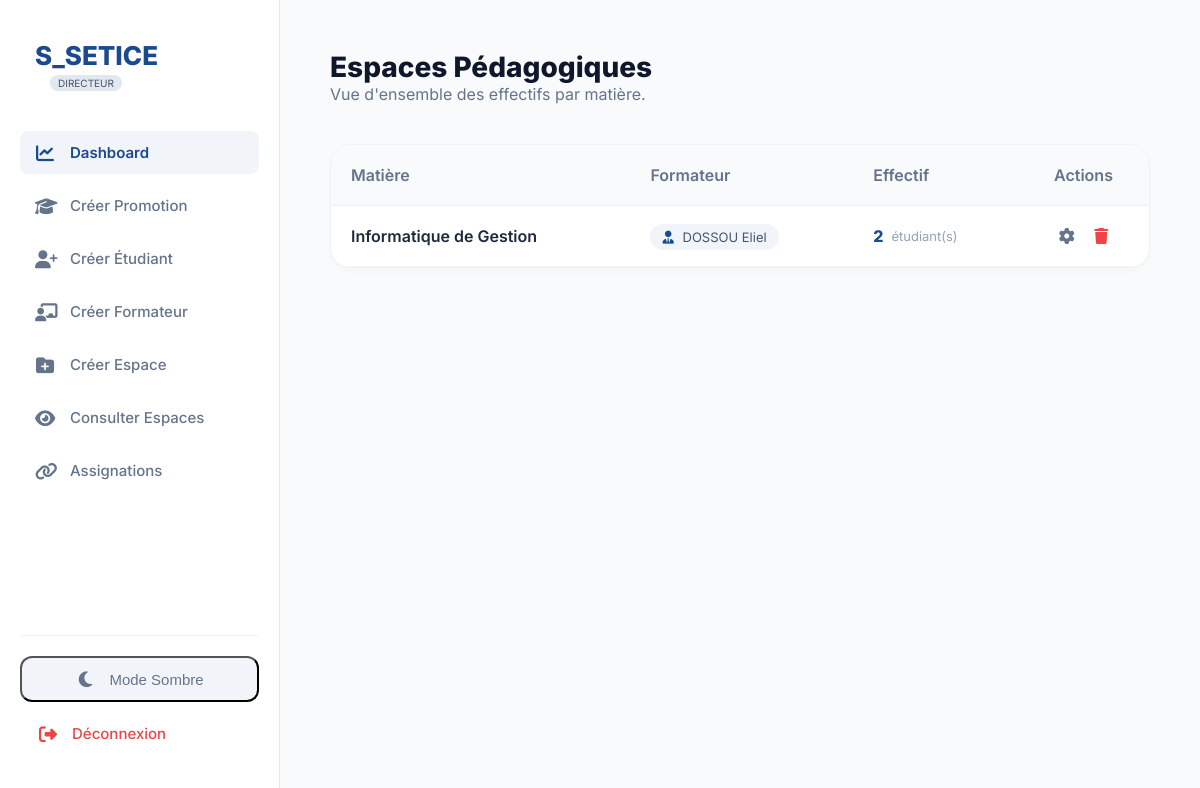
Page /views/consulter_espaces.php (signed in) on the committed database.
### tables this page shows
CREATE TABLE IF NOT EXISTS `espaces_pedagogiques` (
  `id` int NOT NULL AUTO_INCREMENT,
  `nom_espace` varchar(100) DEFAULT NULL,
  `matiere` varchar(100) DEFAULT NULL,
  `id_formateur` int DEFAULT NULL,
  PRIMARY KEY (`id`),
  KEY `id_formateur` (`id_formateur`)
);

CREATE TABLE IF NOT EXISTS `formateurs` (
  `id` int NOT NULL AUTO_INCREMENT,
  `nom` varchar(100) DEFAULT NULL,
  `email` varchar(150) DEFAULT NULL,
  `id_utilisateur` int DEFAULT NULL,
  PRIMARY KEY (`id`),
  UNIQUE KEY `email` (`email`)
);

### includes/csrf.php (called while the page is built, shortened)
<?php
function generateCsrfToken() {
    return $_SESSION['csrf_token'];
}
?>

### views/consulter_espaces.php (the view, shortened to what this page needs)
<?php
require_once('../config/db.php');
require_once('../includes/csrf.php');
$sql = "SELECT
            e.id,
            e.nom_espace,
            f.nom AS nom_formateur,
            (SELECT COUNT(*) FROM etudiant_espace ee WHERE ee.id_espace = e.id) AS nb_etudiants
        FROM espaces_pedagogiques e
        LEFT JOIN formateurs f ON e.id_formateur = f.id
        ORDER BY e.nom_espace ASC";
$espaces = $pdo->query($sql)->fetchAll();
?>
<!DOCTYPE html>
<html lang="fr">
<head>
    <link rel="stylesheet" href="https://cdnjs.cloudflare.com/ajax/libs/font-awesome/6.4.0/css/all.min.css">
    <link rel="stylesheet" href="../assets/css/style.css">
</head>
<body style="margin:0; font-family:'Inter', sans-serif; background:#f8fafc;">
    <?php include('../includes/sidebar.php'); ?>
    <main style="margin-left: 280px; padding: 50px;">
        <header style="margin-bottom: 40px; display: flex; justify-content: space-between; align-items: center;">
            <div>
                <h1 style="font-size: 28px; font-weight: 800; color: #0f172a;">Espaces Pédagogiques</h1>
                <p style="color: #64748b;">Vue d'ensemble des effectifs par matière.</p>
            </div>
        </header>
        <div style="background: white; border-radius: 20px; border: 1px solid #edf2f7; overflow: hidden; box-shadow: 0 4px 6px rgba(0,0,0,0.02);">
            <table style="width: 100%; border-collapse: collapse; text-align: left;">
                <thead>
                    <tr style="background: #f8fafc; border-bottom: 1px solid #edf2f7;">
                        <th style="padding: 20px; color: #64748b; font-weight: 600;">Matière</th>
                        <th style="padding: 20px; color: #64748b; font-weight: 600;">Formateur</th>
                        <th style="padding: 20px; color: #64748b; font-weight: 600;">Effectif</th>
                        <th style="padding: 20px; color: #64748b; font-weight: 600; text-align: center;">Actions</th>
                    </tr>
                </thead>
                <tbody>
                    <?php foreach($espaces as $espace): ?>
                    <tr style="border-bottom: 1px solid #f1f5f9; transition: 0.2s;" onmouseover="this.style.background='#fcfcfd'" onmouseout="this.style.background='transparent'">
                        <td style="padding: 20px; font-weight: 600; color: #1e293b;"><?= htmlspecialchars($espace['nom_espace']) ?></td>
                        <td style="padding: 20px; color: #475569;">
                            <span style="background: #f1f5f9; padding: 5px 12px; border-radius: 20px; font-size: 13px;">
                                <i class="fas fa-user-tie" style="margin-right: 5px; color: #1a4a8e;"></i>
                                <?= htmlspecialchars($espace['nom_formateur'] ?? 'Non assigné') ?>
                            </span>
                        </td>
                        <td style="padding: 20px;">
                            <div style="display: flex; align-items: center;">
                                <span style="font-weight: 800; color: #1a4a8e; font-size: 16px;"><?= $espace['nb_etudiants'] ?></span>
                                <span style="margin-left: 8px; color: #94a3b8; font-size: 13px;">étudiant(s)</span>
                            </div>
                        </td>
                        <td style="padding: 20px; text-align: center;">
                            <a href="edit_espace.php?id=<?= $espace['id'] ?>" style="color: #64748b; margin-right: 15px;"><i class="fas fa-cog"></i></a>
                            <a href="../actions/delete_action.php?type=espace&id=<?= $espace['id'] ?>&csrf_token=<?= generateCsrfToken() ?>" onclick="return confirm('Supprimer cet espace ?')" style="color: #ef4444;"><i class="fas fa-trash"></i></a>
                        </td>
                    </tr>
                    <?php endforeach; ?>
                </tbody>
            </table>
        </div>
    </main>
</body>
</html>

### assets/css/style.css (style rules this page uses)
:root { --primary: #1a4a8e; --bg-body: #f8f9fc; --sidebar-white: #ffffff; --text-grey: #6c757d; }
* { box-sizing: border-box; margin: 0; padding: 0; }
body { font-family: 'Inter', sans-serif; background-color: #f8fafc; color: #1e293b; }

### includes/sidebar.php (style rules this page uses)
html, body { height: 100%; margin: 0; padding: 0; }

### rows in the picture
espaces_pedagogiques: nom_espace "Informatique de Gestion", id_formateur.nom "DOSSOU Eliel", nb_etudiants "2"

### other values in the picture
$role "DIRECTEUR"
